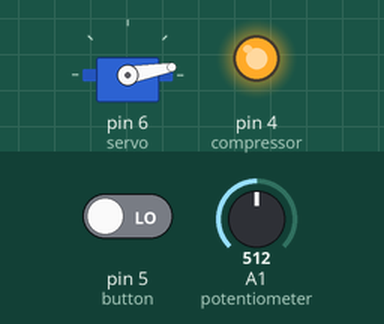
Simulated run of this sketch. Board: Arduino Uno, built with avr-gcc and run on an emulated ATmega328P. Shown: servo, output pins drawn as LEDs (lit = HIGH). The inputs (shaded band) are chosen by the test bench; at power-on: pin 5 (button) LOW, A1 (potentiometer) = 512. What the sketch prints to the serial monitor is not drawn.

Above: at 9.8 s.
9.9 s: pin 5 (button) driven HIGH
At 14.1 s:
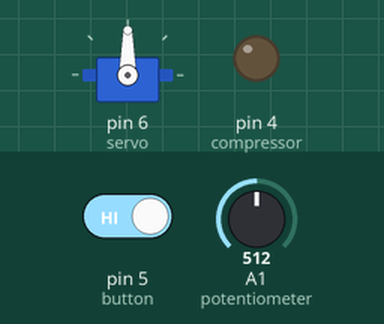
19.8 s: A1 (potentiometer) set to 900
Timing chart, 0 to 34.8 s (numbered marks = the images above; inputs shaded):
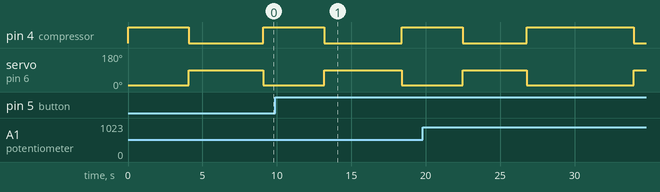

The sketch:

breathing.ino
```cpp
/**
 * File:        breathing.ino
 * Author:      Francisco Javier Ortín Cervera
 * Created:     21.01.2021
 * Last edit:   04.02.2021
 *
 * Description: Program for representing the breathing of
 *              a living organism using a compressor
 *              controlled by a relay.
 *              There are also a button and a potentiometer
 *              to control the frequencies of the breathing
 *              times.
 *
  */

#include <Servo.h>

int const potentiometer = A1;
int const compressor = 4;
int const button = 5;
int const servo = 6;

Servo myservo;

int control = 0;
// 0 controls input time
// 1 controls rest  time

int after_control = 200;
// Time (ms) to way after pressing control button

int time_read = 1000;
int factor = 8;
// Factor to multiply the analog read time so
// if factor is 4 then the maximum time is 4*1023

int filling_time = 20000;
// Initial time to fill before the breathing
int input_time = 5000;
// Default time the compressor is turned on
int rest_time = 5000;
// Default time the compressor is turned off

int closed_angle = 90;
// initial angle at which the valve is closed

int open_angle = 10;
// angle at which the valve is open

void setup() {
  // put your setup code here, to run once:
  pinMode(compressor, OUTPUT);
  pinMode(potentiometer,INPUT);
  pinMode(button, INPUT);

  myservo.attach(servo);

  digitalWrite(compressor, LOW);

  myservo.write(closed_angle);

  Serial.begin(9600);
  // Serial com for debugging
}

void loop() {
  if (digitalRead(button) == HIGH){
    control = !control;
    delay(after_control);
    Serial.print("Control input: ");
    Serial.println(control);
  }

  time_read = analogRead(potentiometer)*factor;
  Serial.print("Time read: ");
  Serial.println(time_read);

  if (control)rest_time  = time_read;
  else        input_time = time_read;

  digitalWrite(compressor, HIGH);
  myservo.write(open_angle);
  delay(input_time);
  digitalWrite(compressor, LOW);
  myservo.write(closed_angle);
  delay(rest_time);
}
```
